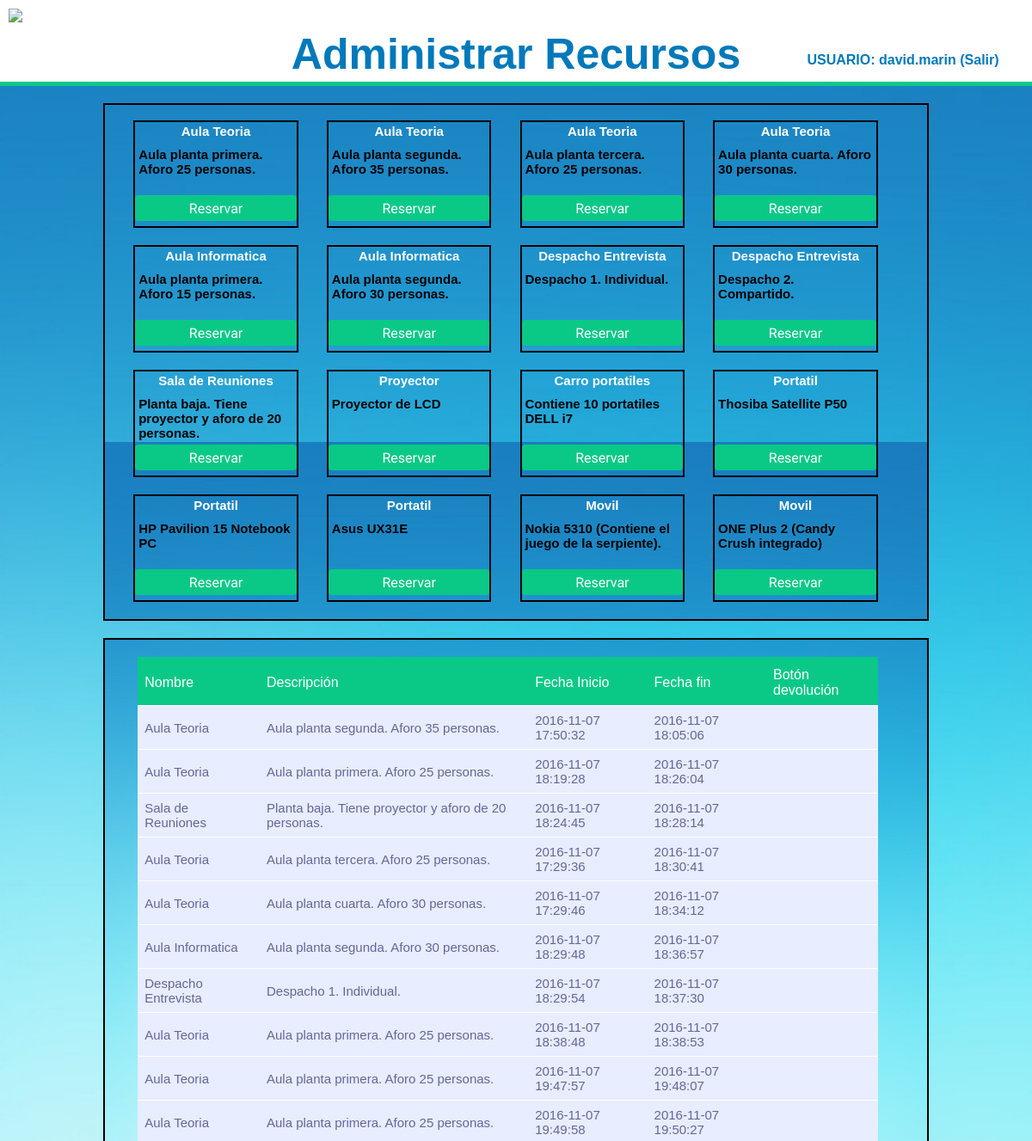
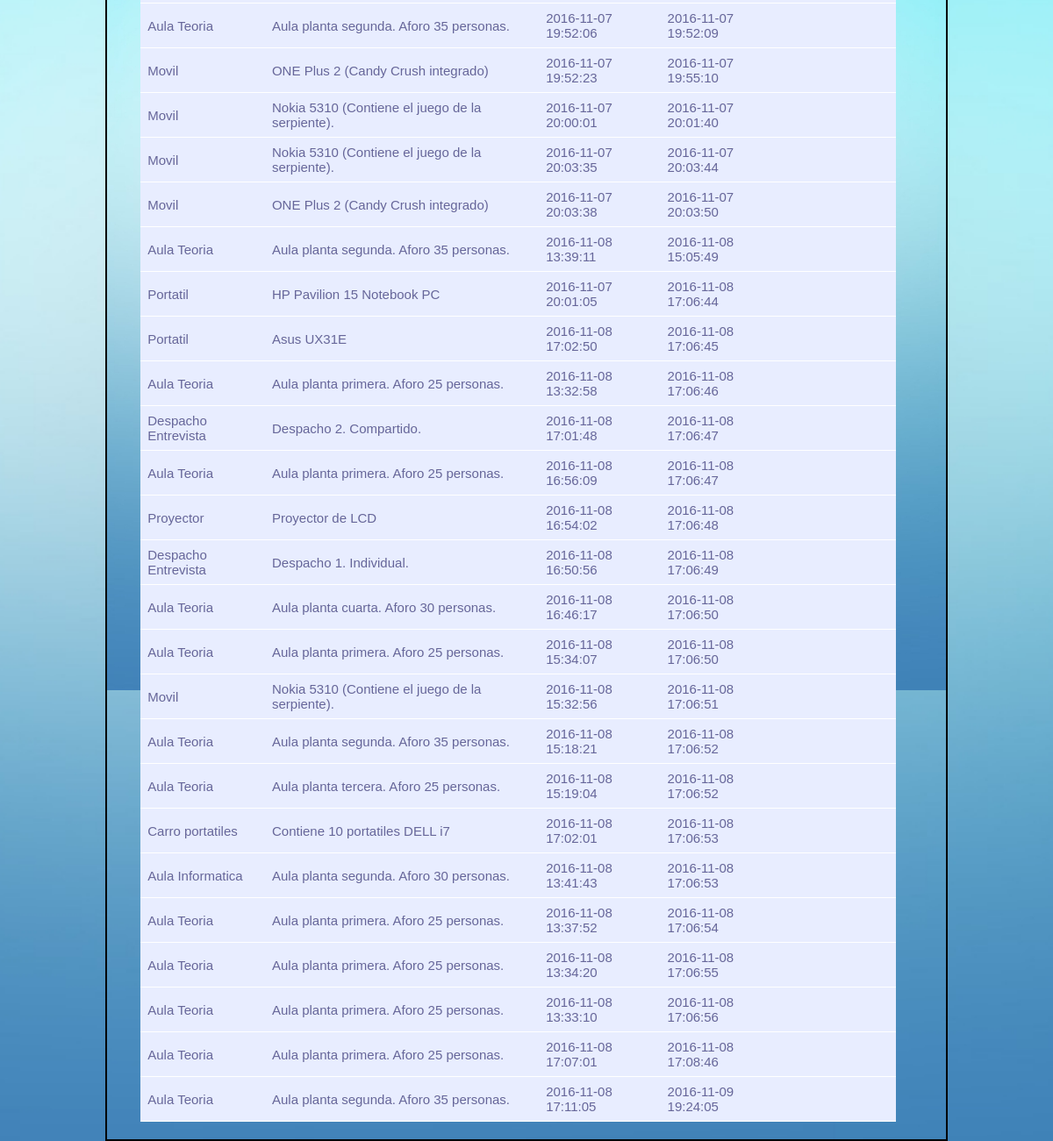
Page /recursos.php (signed in) on the earlier database version (2 pictures, top to bottom).
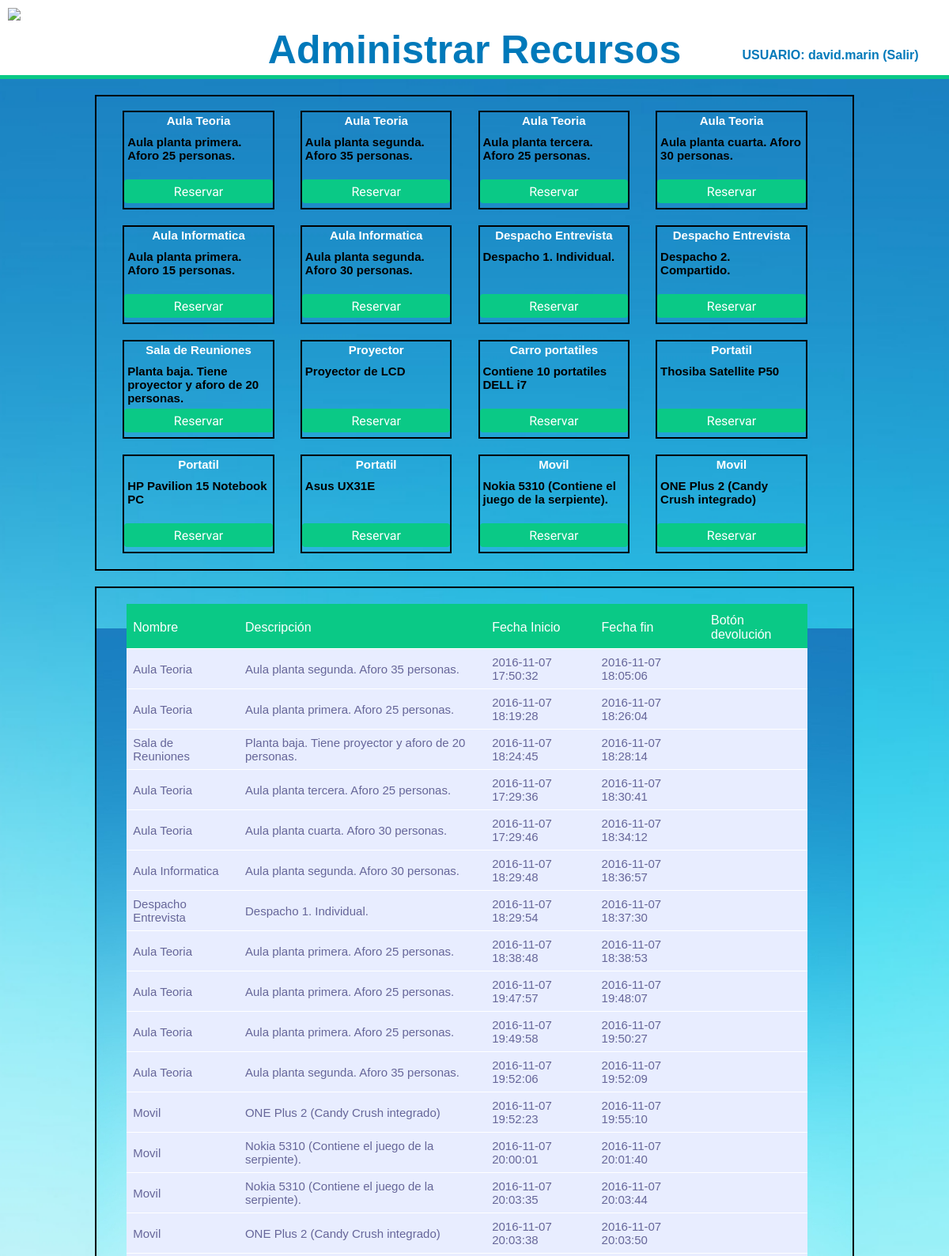
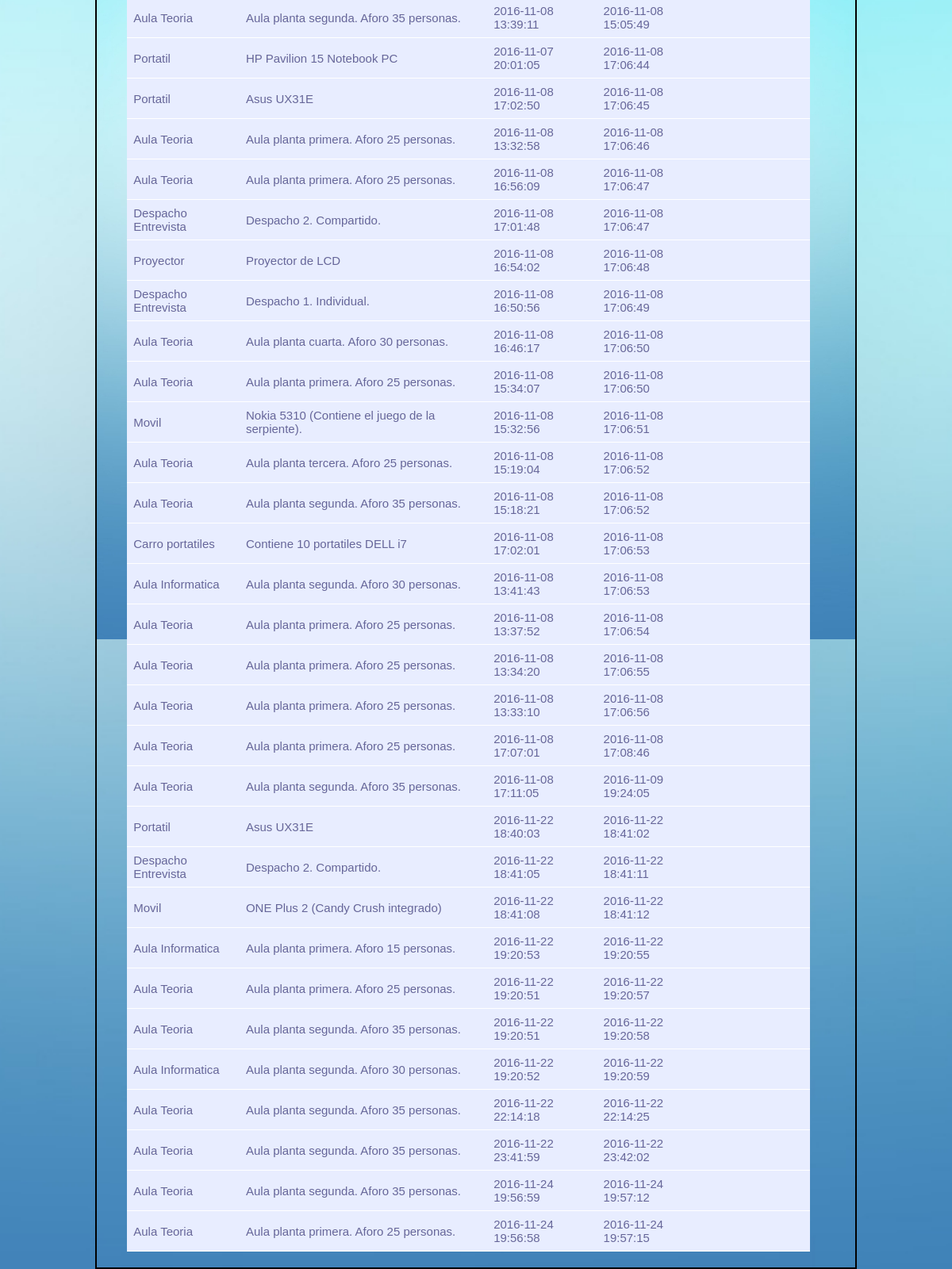
Same page on the later database version (2 pictures, top to bottom).
### tables this page shows
CREATE TABLE `tbl_recursos` (
  `rec_id` int(3) NOT NULL,
  `rec_nombre` varchar(25) NOT NULL,
  `rec_descripcion` text NOT NULL,
  `rec_foto` varchar(10) NOT NULL,
  `rec_estado` varchar(10) NOT NULL DEFAULT 'Disponible',
  `tip_id` int(11) NOT NULL
);

CREATE TABLE `tbl_reservas` (
  `res_id` int(11) NOT NULL,
  `usu_id` int(11) NOT NULL,
  `rec_id` int(11) NOT NULL,
  `res_finicio` datetime NOT NULL,
  `res_ffin` datetime DEFAULT NULL
);

### recursos.php (the view, shortened to what this page needs)
<?php
include "includes/conexion_bd.php";
?>
<!DOCTYPE html>
<html >
<head>
  <link rel='stylesheet prefetch' href='http://maxcdn.bootstrapcdn.com/font-awesome/4.2.0/css/font-awesome.min.css'>
      <link rel="stylesheet" href="css/style.css">
</head>
<div class="encabezado">
			<div class="enc_1">
			<img src="img/logo1.png">
			</div>
			<div class="enc_2">
                <h1> <font face="Helvetica" COLOR="#0079BA">Administrar Recursos</font></h1>
            </div>
            <div class="enc_3">
                <font face="Helvetica" COLOR="#0079BA"><span ria-hidden="true"><H4>USUARIO: <?php echo $_SESSION['username'];?> (<a class='logout' href="includes/cerrar.php">Salir</a>)</H4> </span></font>
            </div>
    </div>
<body>
  <div class="estadistica">
	<?php
		extract($_REQUEST);
		$sql = "SELECT rec_nombre, rec_descripcion, rec_id, rec_estado, rec_foto FROM tbl_recursos ORDER BY rec_id";
		$recursos = mysqli_query($conexion, $sql);
		if (mysqli_num_rows($recursos)>0) {
			echo "<br/>";
			while ($recurso = mysqli_fetch_array($recursos)) {
				$imagen = $recurso['rec_foto'];
				?>
				<div class="espaciosindiv" style="background: url('img/<?php echo $imagen; ?>');">
				<?php
				echo "<div class='titulo'>";
				echo $recurso['rec_nombre'] . "</div>";
				echo "<div class='descripcion'>";
				echo $recurso['rec_descripcion'] . "</div>";
				$id = $recurso['rec_id'];
				$id_usu = $_SESSION['id_usuario'];
				echo "<div class='boton'>";
				if($recurso['rec_estado'] == "Disponible"){
				echo '<button type="button"  class="log-btn" name="submit"  onclick="insert_res(\''.$id. '\' , \''.$id_usu. '\')">Reservar</button>';
				}else {
				}
				echo "</div>";
				echo "</div>";
			}
		} else {
			echo "Lo sentimos en estos momentos el colegio no dispone de recursos";
		}
	?>
<br/>
</div>
<div class="estadistica">
	<?php
	$usu_id_consulta = $_SESSION['id_usuario'];
	$sql = "SELECT tbl_recursos.rec_nombre, tbl_recursos.rec_descripcion, tbl_reservas.res_finicio, tbl_reservas.res_ffin, tbl_recursos.rec_id, tbl_reservas.res_id FROM tbl_reservas, tbl_recursos WHERE tbl_recursos.rec_id = tbl_reservas.rec_id AND tbl_reservas.usu_id = $usu_id_consulta ORDER BY tbl_reservas.res_ffin asc";
	$recursos = mysqli_query($conexion, $sql);
	echo "<table style='margin-top:20px;'>
			<tr>
				<th>Nombre</th>
				<th>Descripción</th>
				<th>Fecha Inicio</th>
				<th>Fecha fin</th>
				<th>Botón devolución</th>
			</tr>";
	for ($fila=1; $fila<=5; $fila++) {
			echo "<tr>";
		for ($celda=1; $celda<=5; $celda++) {
			while ($recurso = mysqli_fetch_array($recursos)) {
				echo "<td>".$recurso['rec_nombre'] . "</td>";
				echo "<td>".$recurso['rec_descripcion'] . "</td>";
				echo "<td>".$recurso['res_finicio'] . "</td>";
				echo "<td>".$recurso['res_ffin'] . "</td>";
				$rec_id = $recurso['rec_id'];
				$res_id = $recurso['res_id'];
 				if (empty($recurso['res_ffin'])){
				echo "<td> <button type='button' class='log-btn' name='submit'  onclick='update_res(\"".$rec_id. "\" , \"".$res_id. "\")' >Devolución</button></td>";
				echo "</tr>" ;
				}else {
					echo "<td> </td>";
				echo "</tr>" ;
				}
			}
			}
	 	}
 	?>
</div>
</body>
</html>

### css/style.css (style rules this page uses)
* { box-sizing: border-box; -moz-box-sizing: border-box; -webkit-box-sizing: border-box; font-family: arial; }
html,body { margin:0px; height:100%; }
body { background: url(../img/bg.jpg) no-repeat center center fixed; -webkit-background-size: cover; -moz-background-size: cover; -o-background-size: cover; background-size: cover; }
h1 { color: #ccc; text-align: center; font-family: 'Itim', cursive; font-size: 50px; }
div.encabezado { width: 100%; height: 100px; overflow: hidden; border-bottom: 5px solid #0ac986; box-sizing: border-box; margin-bottom: 20px; background-color: white; }
div.enc_1 { width: 25%; float: left; vertical-align:center; padding: 10px; }
div.enc_2 { width: 50%; float: left; vertical-align:top; }
div.enc_3 { text-align: center; position: relative; top: 40px; width: 25%; float: left; }
div.espaciosindiv { background-color: white; width: 20%; height: 125px; border: 2px solid black; float: left; margin-left: 3.5%; margin-bottom: 20px; font-color: white; }
table { font-family: "lucida sans unicode", "lucida grande", sans-serif; font-size: 15px; margin-left: 4%; margin-bottom: 20px; width: 90%; text-align: left; border-collapse: collapse; }
a.logout { text-decoration: none; color: #0079BA; }
th { font-size: 16px; font-weight: normal; padding: 8px; background: #0ac986; border-top: 4px solid #0ac986; border-bottom: 1px solid #fff; color: #fff; }
td { padding: 8px; background: #e8edff; border-bottom: 1px solid #fff; color: #669; border-top: 1px solid transparent; }
div .titulo { width: 100%; height: 25px; padding: 1%; text-align: center; color: white; font-weight: bold; font-size: 15px; }
div .descripcion { width: 100%; padding: 2%; height: 60px; font-weight: bold; font-size: 15px; }
div .boton { width: 100%; height: 30px; }
div.estadistica { background: url(../img/bg.jpg) no-repeat center center fixed; width: 80%; margin-left: 10%; border: 2px solid black; float: left; margin-right: 20px; margin-bottom: 20px; }
.log-btn { background: #0ac986; width: 100%; font-size: 16px; height: 30px; color: #fff; text-decoration: none; border: none; -moz-border-radius: 4px; -webkit-border-radius: 4px; border-radius: 4px; font-family: 'Itim', sans-serif; }

Differences in the rows shown:
shown differently, row unchanged: tbl_reservas (number 20 of 46 on the later page): moves up the list
shown differently, row unchanged: tbl_reservas (number 27 of 46 on the later page): moves up the list
added tbl_reservas: rec.rec_nombre "Portatil", rec.rec_descripcion "Asus UX31E", res_finicio "2016-11-22 18:40:03", res_ffin "2016-11-22 18:41:02"
added tbl_reservas: rec.rec_nombre "Despacho Entrevista", rec.rec_descripcion "Despacho 2. Compartido.", res_finicio "2016-11-22 18:41:05", res_ffin "2016-11-22 18:41:11"
added tbl_reservas: rec.rec_nombre "Movil", rec.rec_descripcion "ONE Plus 2 (Candy Crush integrado)", res_finicio "2016-11-22 18:41:08", res_ffin "2016-11-22 18:41:12"
added tbl_reservas: rec.rec_nombre "Aula Informatica", rec.rec_descripcion "Aula planta primera. Aforo 15 personas.", res_finicio "2016-11-22 19:20:53", res_ffin "2016-11-22 19:20:55"
added tbl_reservas: rec.rec_nombre "Aula Teoria", rec.rec_descripcion "Aula planta primera. Aforo 25 personas.", res_finicio "2016-11-22 19:20:51", res_ffin "2016-11-22 19:20:57"
added tbl_reservas: rec.rec_nombre "Aula Teoria", rec.rec_descripcion "Aula planta segunda. Aforo 35 personas.", res_finicio "2016-11-22 19:20:51", res_ffin "2016-11-22 19:20:58"
added tbl_reservas: rec.rec_nombre "Aula Informatica", rec.rec_descripcion "Aula planta segunda. Aforo 30 personas.", res_finicio "2016-11-22 19:20:52", res_ffin "2016-11-22 19:20:59"
added tbl_reservas: rec.rec_nombre "Aula Teoria", rec.rec_descripcion "Aula planta segunda. Aforo 35 personas.", res_finicio "2016-11-22 22:14:18", res_ffin "2016-11-22 22:14:25"
added tbl_reservas: rec.rec_nombre "Aula Teoria", rec.rec_descripcion "Aula planta segunda. Aforo 35 personas.", res_finicio "2016-11-22 23:41:59", res_ffin "2016-11-22 23:42:02"
added tbl_reservas: rec.rec_nombre "Aula Teoria", rec.rec_descripcion "Aula planta segunda. Aforo 35 personas.", res_finicio "2016-11-24 19:56:59", res_ffin "2016-11-24 19:57:12"
added tbl_reservas: rec.rec_nombre "Aula Teoria", rec.rec_descripcion "Aula planta primera. Aforo 25 personas.", res_finicio "2016-11-24 19:56:58", res_ffin "2016-11-24 19:57:15"
